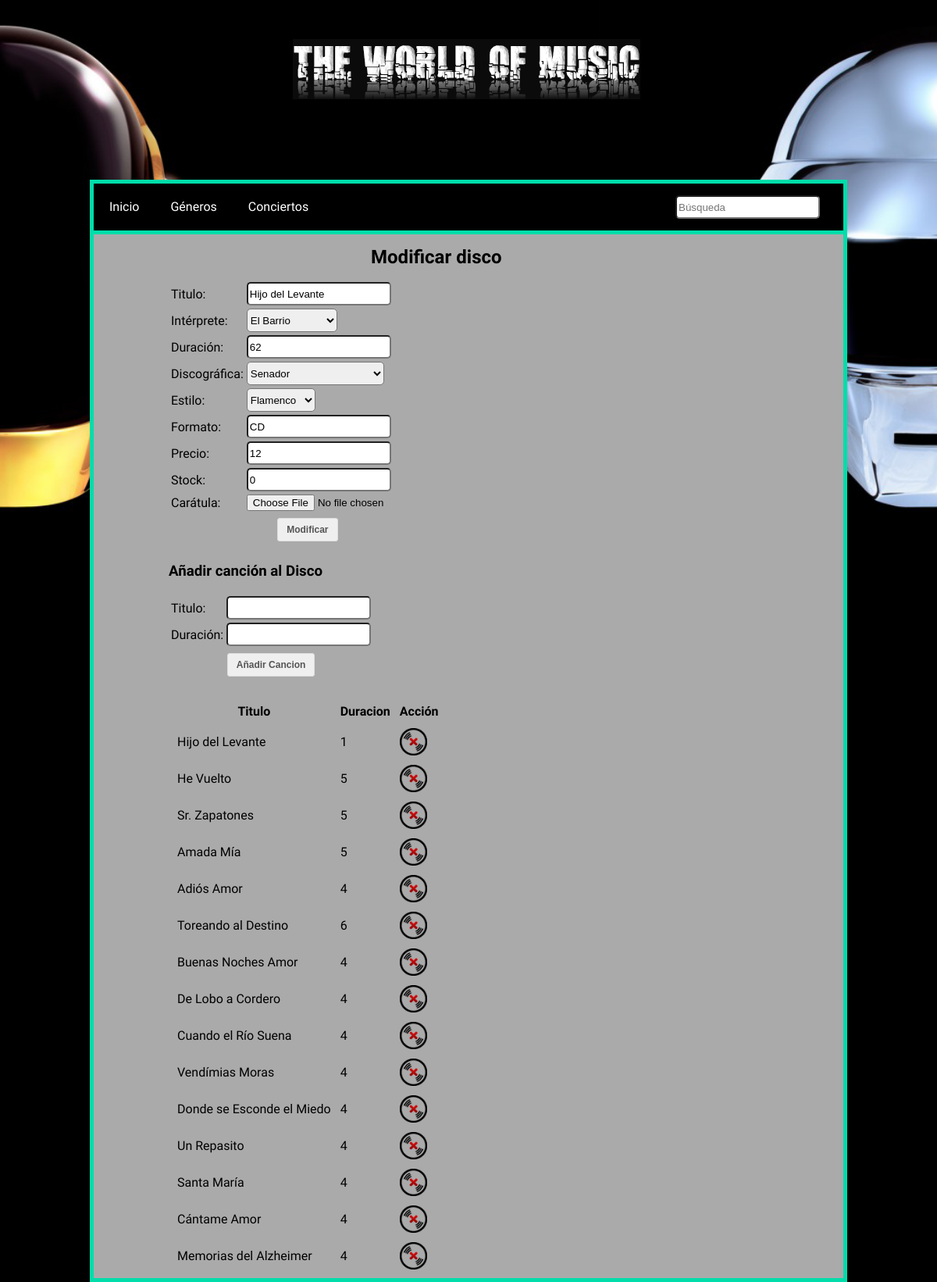
Before: /modificardisco.php?idDisco=3 with the older database file.
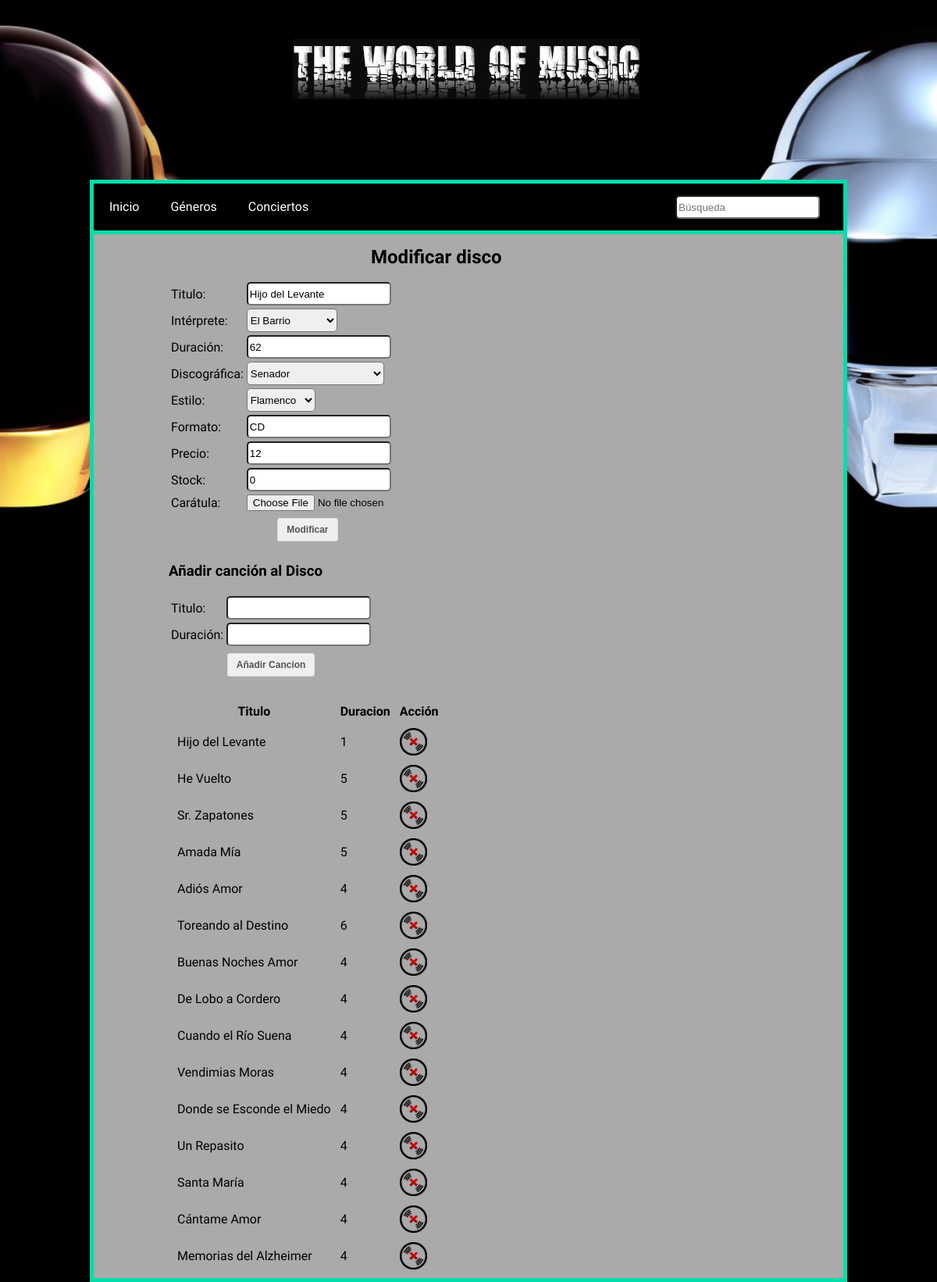
After: the same page with the newer database file.
### tables this page shows
CREATE TABLE IF NOT EXISTS `disco` (
  `idDisco` int(5) NOT NULL,
  `titulo` varchar(50) DEFAULT NULL,
  `duracion` int(5) DEFAULT NULL,
  `formato` varchar(50) DEFAULT NULL,
  `precio` decimal(6,0) DEFAULT NULL,
  `stock` int(5) DEFAULT NULL,
  `caratula` varchar(50) NOT NULL,
  `idDiscografica` int(9) NOT NULL,
  `idInter` int(9) NOT NULL,
  `idEstilo` int(9) NOT NULL
);

CREATE TABLE IF NOT EXISTS `canciones` (
  `idCancion` int(9) NOT NULL,
  `titulo` varchar(50) NOT NULL,
  `duracion` int(9) NOT NULL,
  `idDisco` int(5) NOT NULL
);

### modificardisco.php (the view, shortened to what this page needs)
<html>
    <head>
        <?php
            switch ($line["tema"]) {
        ?>
        <?php
                default:
        ?>
                    <link href="css/estilos.css" rel="stylesheet" type="text/css">
        <?php
                    break;
            }
        ?>
        <link href="css/estilosModificar.css" rel="stylesheet" type="text/css">
    </head>
    <body>
    <div id="top">
        <a href="index.php"><div id="logo"></div></a>
    </div>
    <div id="middle">
        <?php
            include("menu.php");
        ?>
        <div id="contenido">
        <?php
        if(!empty($_GET['idDisco'])){
            $query="SELECT * FROM disco where idDisco='".$_GET['idDisco']."'";
            $result = mysql_query($query) or die('Consulta fallida: ' . mysql_error());
            $line = mysql_fetch_array($result, MYSQL_ASSOC);
            $query = "SELECT * FROM interprete";
            $result2 = mysql_query($query) or die('Consulta fallida: ' . mysql_error());
            $query = "SELECT * FROM discografica";
            $result3 = mysql_query($query) or die('Consulta fallida: ' . mysql_error());
            $query = "SELECT * FROM estilo";
            $result4 = mysql_query($query) or die('Consulta fallida: ' . mysql_error());
            $query="SELECT * FROM canciones where idDisco='".$_GET['idDisco']."'";
            $result5 = mysql_query($query) or die('Consulta fallida: ' . mysql_error());
            echo "<h2>Modificar disco</h2>";
            echo "<form method='post'  action='modificardisco.php'>";
            echo "<table>";
            echo "<tr><td>Titulo:</td><td><input type='text' class='texto' name='titulo' value='".$line['titulo']."' required></td></tr>";
            echo "<tr><td>Intérprete:</td><td><select class='texto' name='interp'>";
            while ($line2 = mysql_fetch_array($result2, MYSQL_ASSOC)) {
                if($line['idInter']==$line2['idInt']){
                    echo "<option value='".$line2['idInt']."' selected>".$line2['alias']."</option>";
                }else{
                    echo "<option value='".$line2['idInt']."'>".$line2['alias']."</option>";
                }
            }
            echo "<tr><td>Duración:</td><td><input type='text' class='texto' name='duracion' value='".$line['duracion']."'></td></tr>";
            echo "<tr><td>Discográfica:</td><td><select class='texto' name='discog'>";
            while ($line3 = mysql_fetch_array($result3, MYSQL_ASSOC)) {
                if($line['idDiscografica']==$line3['idDiscografica']){
                    echo "<option value='".$line3['idDiscografica']."' selected>".$line3['nombre']."</option>";
                }else{
                    echo "<option value='".$line3['idDiscografica']."'>".$line3['nombre']."</option>";
                }
            }
            echo "<tr><td>Estilo:</td><td><select class='texto' name='estilo'>";
            while ($line4 = mysql_fetch_array($result4, MYSQL_ASSOC)) {
                if($line['idEstilo']==$line4['idEstilo']){
                    echo "<option value='".$line4['idEstilo']."' selected>".$line4['tipo']."</option>";
                }else{
                    echo "<option value='".$line4['idEstilo']."'>".$line4['tipo']."</option>";
                }
            }
            echo "<tr><td>Formato:</td><td><input type='text' class='texto' name='formato' value='".$line['formato']."'></td></tr>";
            echo "<tr><td>Precio:</td><td><input type='text' class='texto' name='precio' value='".$line['precio']."'></td></tr>";
            echo "<tr><td>Stock:</td><td><input type='text' class='texto' name='stock' value='".$line['stock']."'></td></tr>";
            echo "<tr><td>Carátula:</td><td><input type='file' accept='image/*' name='caratula'></td></tr>";
            echo "<tr><td colspan=2 align=center><input type='submit' name='modif' class='button' value='Modificar'></td></tr>";
            echo "</table>";
            echo "</form>";
            echo "<h3>Añadir canción al Disco</h3>";
            echo "<form method='post' action='modificardisco.php'>";
            echo "<table>";
            echo "<tr><td>Titulo:</td><td><input type='text' class='texto' name='titulo' required></td></tr>";
            echo "<tr><td>Duración:</td><td><input type='text' class='texto' name='duracion' required></td></tr>";
            echo "<tr><td colspan=2 align=center><input type='submit' name='anadirCan' class='button' value='Añadir Cancion'></td></tr>";
            echo "</table>";
            echo "</form>";
            echo "<table id='listaCa' cellspacing=10>";
            echo "<tr><th>Titulo</th><th>Duracion</th><th>Acción</th>";
            while ($line5 = mysql_fetch_array($result5, MYSQL_ASSOC)) {
                $cod=$line5['idCancion'];
                echo "<tr><td>".$line5['titulo']."</td><td>".$line5['duracion']."</td>
                <td><a href='eliminar.php?idCancion=$cod'><img src='imagenes/eliminar.png' onclick='javascript:return confirmacion();' title='Eliminar' width='35px' height='35px'></a></td></tr>";
            }
        }
    ?>
        </div>
    </div>
    </body>
</html>

### menu.php (shortened to what this page needs)
<div id="menu">
    <ul id="menuIzq">
        <li><a href="index.php">Inicio</a></li>
        <li><a>Géneros</a>
        </li>
        <li><a href="conciertos.php">Conciertos</a></li>
    </ul>
    <ul id="menuDer">
        <li>
            <form method="post">
                <input class="texto" type="text" id="busq" name="busq" placeholder="Búsqueda">
            </form>
        </li>
    </ul>
</div>

### css/estilos.css (style rules this page uses)
body { margin: 0 auto; background-image: url(../imagenes/fondo.png); background-repeat: no-repeat; background-size: 100%; background-color: #000; font-family: 'Muli', sans-serif; }
.button { display: inline-block; text-decoration: none; font: bold 12px/12px Arial !important; padding: 8px 11px; color: #555; border: 1px solid #dedede; border-radius: 3px; margin: 5px; cursor: pointer; }
.texto { height: 30px; border-radius: 5px; display: inline-block; }
#top { margin-top: 50px; }
#logo { margin: 0 auto; width: 450px; height: 80px; background-image: url(../imagenes/logo.png); background-repeat: no-repeat; }
#middle { width: 80%; margin: 0 auto; background-color: #AAA; border: 5px solid #0DA; }
#menu { height: 60px; background-color: #000; border-bottom: 5px solid #0DA; }
#menu ul#menuIzq { list-style:none; padding: 0px; margin: 20px 0px; float: left; }
#menu ul#menuIzq li { float:left; padding: 0px; margin: 0px; }
#menu ul#menuIzq li a { color:#fff; padding: 20px; text-decoration:none; }
#menu ul#menuDer { width: 50%; list-style:none; margin: 0; float: right; }
#menu ul#menuDer li { float:right; cursor:pointer; margin-right: 15px; }
#menu ul#menuDer #busq { margin: 15px; float:right; }
#contenido { width: 80%; margin: 0 auto; }
#contenido>h2 { width: 250px; margin: 0 auto; margin-top: 15px; margin-bottom: 15px; }
#contenido>h3 { width: 500px; }

### css/estilosModificar.css (style rules this page uses)
#middle { margin-top: 100px; }

Changed rows visible on the page:
changed canciones: titulo "Amada Mía" → "Amada Mí­a"
changed canciones: titulo "Cuando el Río Suena" → "Cuando el Rí­o Suena"
changed canciones: titulo "Vendímias Moras" → "Vendimias Moras"
changed canciones: titulo "Santa María" → "Santa Marí­a"
